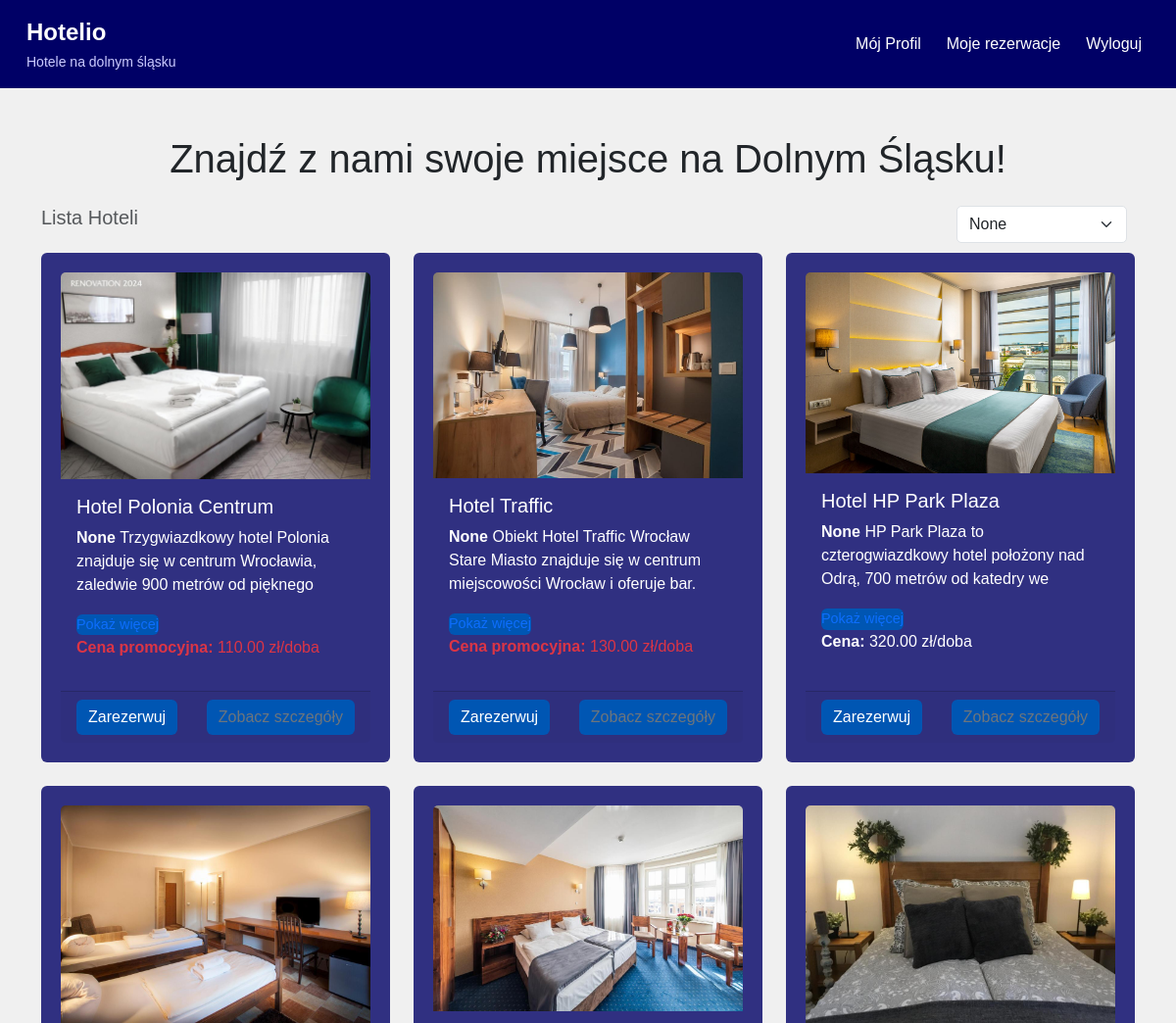
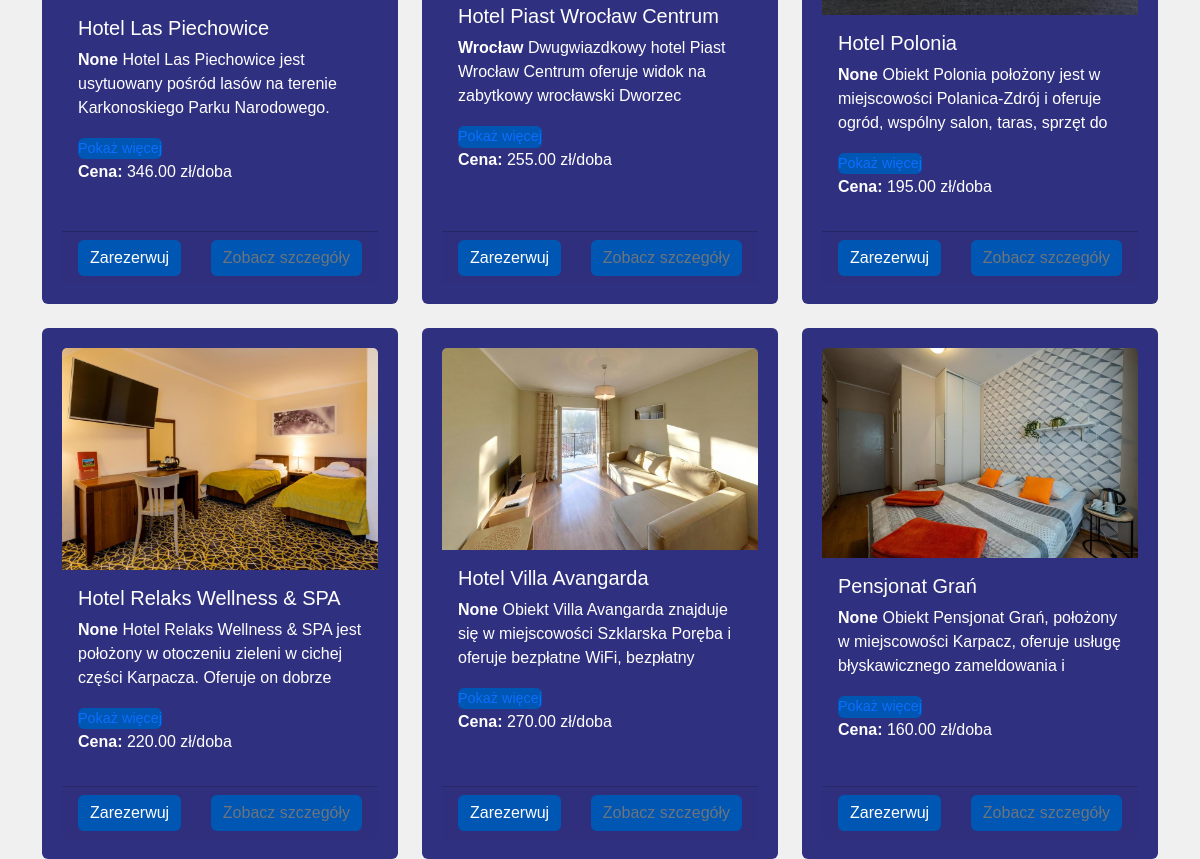
The app's page / (signed in) with its own data (2 pictures, top to bottom).
### Hotelio/models.py (models this page shows, shortened)
class Hotel(models.Model):
    name = models.CharField(max_length=255)
    description = models.TextField()
    price_per_night = models.DecimalField(max_digits=8, decimal_places=2)
    city = models.CharField(max_length=100, null=True, blank=True)
    image = models.ImageField(upload_to='media/hotel_images', default='media/hotel_images/hotelrelax.jpeg')
    image2 = models.ImageField(upload_to='media/hotel_images', default='media/hotel_images/hotelrelax.jpeg')
    image3 = models.ImageField(upload_to='media/hotel_images', default='media/hotel_images/hotelrelax.jpeg')
    image4 = models.ImageField(upload_to='media/hotel_images', default='media/hotel_images/hotelrelax.jpeg')
    created_at = models.DateTimeField(auto_now_add=True, null=True)
    amenities = models.TextField(default="brak udogodnień")
    rating = models.FloatField(default=0.0)
    address = models.CharField(max_length=255, null=True, blank=True)
    map = models.URLField(blank=True, null=True)
    sale_price = models.DecimalField(max_digits=8, decimal_places=2, null=True, blank=True)
    promo = models.BooleanField(default=False)

### Hotelio/views.py (the view)
# urls.py: path('', views.hotel_list, name='hotel_list'),
def hotel_list(request):
    city = request.GET.get('city', '')
    hotels = Hotel.objects.filter(city=city) if city else Hotel.objects.all()
    hotels = hotels.order_by(F('promo').desc(), 'name')
    cities = Hotel.objects.values_list('city', flat=True).distinct()
    return render(request, 'hotels/hotel_list.html', {'hotels': hotels, 'cities': cities})

### Hotelio/templates/hotels/hotel_list.html (shortened to what this page needs)
{% extends 'base.html' %}
{% block content %}
<div class="container mt-5">
    <h1 class="text-center mb-4">Znajdź z nami swoje miejsce na Dolnym Śląsku!</h1>
    <div class="d-flex justify-content-between align-items-center">
        <h5 class="text-start text-muted mb-4">Lista Hoteli</h5>
        <form method="get" class="d-flex align-items-center">
            <select name="city" id="city" class="form-select me-2" style="width: auto; border-radius: 5px; margin-bottom: 10px;" onchange="this.form.submit();">
                {% for city in cities %}
                    <option value="{{ city }}" {% if request.GET.city == city %}selected{% endif %}>{{ city }}</option>
                {% endfor %}
            </select>
        </form>
    </div>
    <div class="row row-cols-1 row-cols-md-3 g-4">
        {% for hotel in hotels %}
        <div class="col">
            <div class="card h-100">
                <img src="{{ hotel.image.url }}" class="card-img-top" alt="{{ hotel.name }}">
                <div class="card-body">
                    <h5 class="card-title">{{ hotel.name }}</h5>
                    <p class="card-text description" style="max-height: 4.5em; overflow: hidden; line-height: 1.5;">
                        <strong>{{ hotel.city }}</strong>
                        {{ hotel.description }}
                    </p>
                    <button class="btn btn-link p-0 toggle-description" style="text-decoration: none; font-size: 0.9rem;">Pokaż więcej</button>
                    {% if hotel.promo %}
                        <p class="text-danger"><strong>Cena promocyjna:</strong> {{ hotel.sale_price }} zł/doba</p>
                    {% else %}
                        <p><strong>Cena:</strong> {{ hotel.price_per_night }} zł/doba</p>
                    {% endif %}
                </div>
                <div class="card-footer d-flex justify-content-between">
                    <a href="{% url 'reserve_hotel' hotel.id %}" class="btn btn-primary">Zarezerwuj</a>
                    <a href="{% url 'hotel_detail' hotel.pk %}" class="btn btn-outline-secondary">Zobacz szczegóły</a>
                </div>
            </div>
        </div>
        {% endfor %}
    </div>
</div>
{% endblock %}

### Hotelio/templates/base.html (style rules this page uses)
body { background-color: #f0f0f0; font-family: Arial, sans-serif; }
.card { background-color: rgba(0, 0, 102, 0.8); color: white; border: none; padding: 20px; width: 100%; max-width: 400px; }
.btn { background-color: #0056b3; border: none; }

### records on screen
Hotel: image (picture), name "Hotel Polonia Centrum", city "None", description "Trzygwiazdkowy hotel Polonia znajduje się w centrum Wrocławia, zaledwie 900 metrów od pięknego…", sale_price "110.00"
Hotel: image (picture), name "Hotel Traffic", city "None", description "Obiekt Hotel Traffic Wrocław Stare Miasto znajduje się w centrum miejscowości Wrocław i oferuje bar.…", sale_price "130.00"
Hotel: image (picture), name "Hotel HP Park Plaza", city "None", description "HP Park Plaza to czterogwiazdkowy hotel położony nad Odrą, 700 metrów od katedry we…", price_per_night "320.00"
Hotel: image (picture), name "Hotel Las Piechowice", city "None", description "Hotel Las Piechowice jest usytuowany pośród lasów na terenie Karkonoskiego Parku Narodowego.…", price_per_night "346.00"
Hotel: image (picture), name "Hotel Piast Wrocław Centrum", city "Wrocław", description "Dwugwiazdkowy hotel Piast Wrocław Centrum oferuje widok na zabytkowy wrocławski Dworzec…", price_per_night "255.00"
Hotel: image (picture), name "Hotel Polonia", city "None", description "Obiekt Polonia położony jest w miejscowości Polanica-Zdrój i oferuje ogród, wspólny salon, taras, sprzęt do…", price_per_night "195.00"
Hotel: image (picture), name "Hotel Relaks Wellness & SPA", city "None", description "Hotel Relaks Wellness & SPA jest położony w otoczeniu zieleni w cichej części Karpacza. Oferuje on dobrze…", price_per_night "220.00"
Hotel: image (picture), name "Hotel Villa Avangarda", city "None", description "Obiekt Villa Avangarda znajduje się w miejscowości Szklarska Poręba i oferuje bezpłatne WiFi, bezpłatny…", price_per_night "270.00"
Hotel: image (picture), name "Pensjonat Grań", city "None", description "Obiekt Pensjonat Grań, położony w miejscowości Karpacz, oferuje usługę błyskawicznego zameldowania i…", price_per_night "160.00"

### other values on screen
form field city "None"
